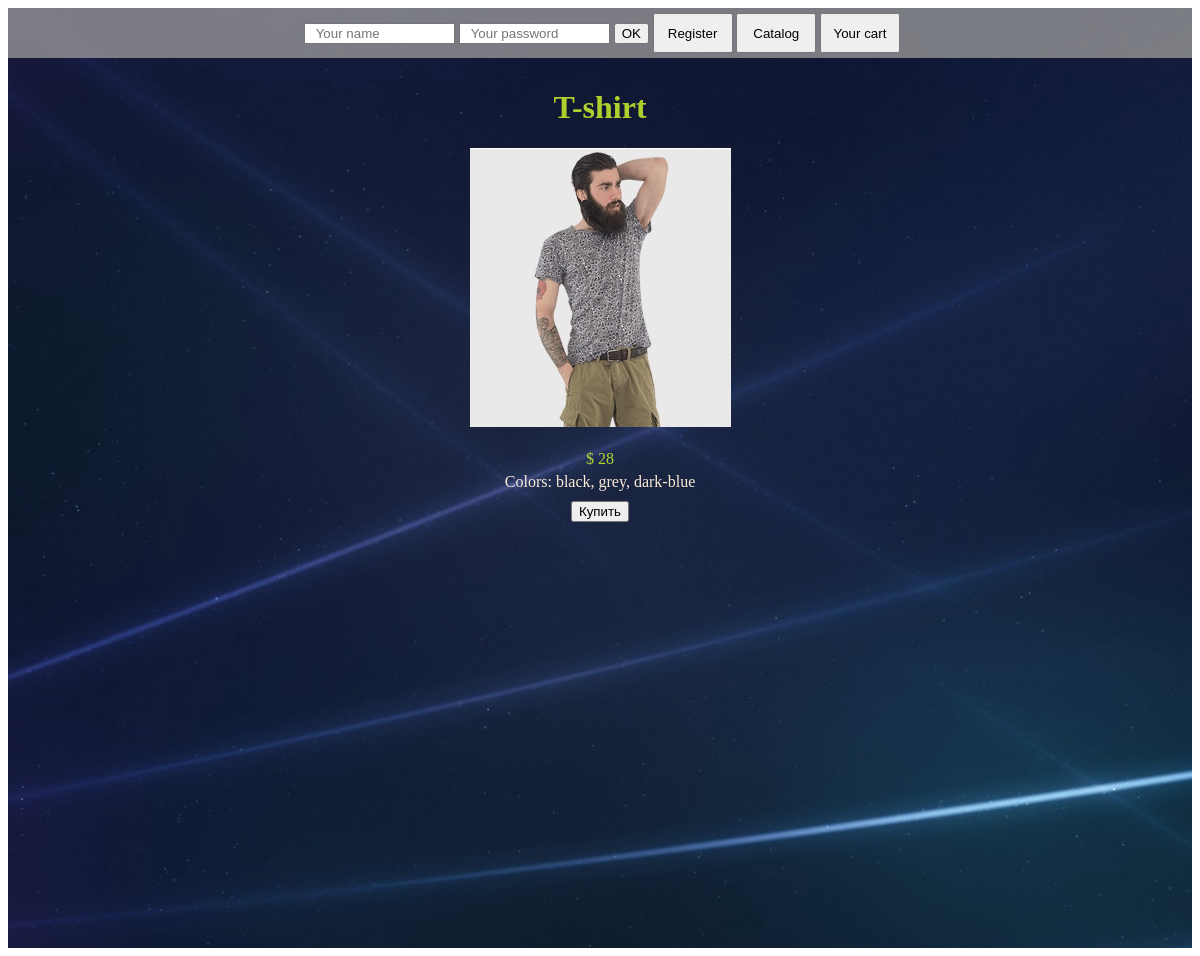
Screenshot of /pages/single.php?id=4 with the database file from the repository.
### tables this page shows
CREATE TABLE `goods` (
  `id` int(11) NOT NULL,
  `pic` text NOT NULL,
  `name` text NOT NULL,
  `price` int(11) NOT NULL,
  `description` text NOT NULL
);

### pages/single.php (the view, shortened to what this page needs)
<?php
include "../include/connect.php";
$id = (int)$_GET['id'];
$sql = "SELECT * FROM `goods` WHERE id={$id}";
$result = mysqli_query($db, $sql);
include "../include/calc_sum.php";
$username = json_decode($_COOKIE['user']);
?>
<!doctype html>
<html lang="en">
<head>
  <link rel="stylesheet" type="text/css" href="../style.css"/>
</head>
<body>
<div class="container">
  <div class="top">
    <div class="tocart">
      <?php
      if ($username[0] == null) {
        include "../include/form.php";
      }else {
        include "../include/form1.php";
      }
      ?>
      <a href="../index.php">
        <button class="cart">Catalog</button>
      </a>
      <a href="cart.php">
        <button class="cart">Your cart <br/><span class="sum"><?= $sum ?></span></button>
      </a>
    </div>
  </div>
  <div class="content">
    <?php
    foreach ($result as $name):; ?>
      <h1 class="title"><?= $name['name'] ?></h1>
      <a rel="gallery" class="picture" href="../index.php"><img alt="pic" src="../img/big/<?= $name['pic'] ?>"
                                                                title="Back to the Catalog" width="261"
                                                                height="279"/></a> <br>
      <p class="price">$ <?= $name['price'] ?></p>
      <p class="description"><?= $name['description'] ?></p>
      <button class="buy" data-id_good="<?= $name['id'] ?>">Купить</button>
    <? endforeach; ?>
  </div>
</div>
</body>
</html>

### style.css (style rules this page uses)
.container { display: flex; flex-direction: column; width: auto; min-height: 940px; background-image: url(img/bg.jpg); }
.content { display: flex; flex-direction: column; justify-content: center; align-items: center; margin-top: 10px; }
.top { display: flex; justify-content: center; align-items: center; width: auto; height: 50px; background: rgba(152, 152, 152, 0.79); }
.tocart { display: flex; justify-content: space-between; align-items: center; width: 600px; height: 40px; }
.cart { width: 80px; height: 40px; transition: 0.2s; }
.title { color: rgba(214, 255, 44, 0.8); }
.price { margin: 1px 0 4px 0; color: rgba(214, 255, 44, 0.8); }
.description { margin: 1px 0 10px 0; color: antiquewhite; }

### rows the page displays
goods: name "T-shirt", pic (picture), price "28", description "Colors: black, grey, dark-blue"
